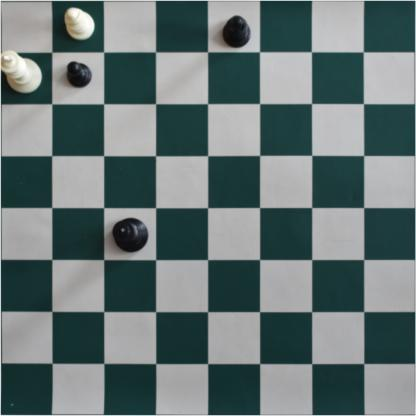
#> input picture scanner/Chess Top Down.v1-chess1.coco/test/1B2b3-Kp6-8-8-2k5-8-8-8_png.rf.3f4fbdc40a6bf4a210f21c5c53421316.jpg, 416 x 416 px
$ python -i grouping.py   (imports and definitions only)
#> lines starting #> are read from the running program, lines starting #| are printed output that depends on the picture
#> further down, picture is the input picture: PIL image 416x416 RGB; mean R, G, B 102.6, 116.8, 117
"""Conservative image identity and capture grouping, independent of model predictions."""

import hashlib
import re
from collections import Counter, defaultdict
from datetime import datetime, timezone

import numpy as np
from PIL import Image


class Groups:
    def __init__(self, size):
        self.parents = list(range(size))

    # [5 lines left out: function find, not called in this run]

    def join(self, first, second):
        first, second = self.find(first), self.find(second)
        self.parents[max(first, second)] = min(first, second)


# [15 lines left out: function capture_group, not called in this run]


def thumbnail_features(image):
    thumb = np.asarray(image.convert("L").resize((96, 96), Image.Resampling.LANCZOS))
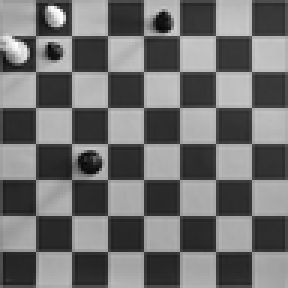
#> thumb: shape (96, 96) (shown 3 times larger); min 0, max 255, mean 112.3
    coordinate = np.arange(32)
    basis = np.cos(np.pi * (2 * coordinate[None, :] + 1) * coordinate[:, None] / 64)
    hashes = []
    small = np.asarray(image.convert("L").resize((32, 32)), dtype=float)
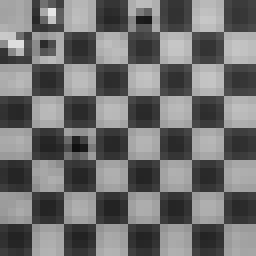
#> small: shape (32, 32) float64 (shown 8 times larger); min 16, max 230, mean 112.3
    for mirrored in (False, True):
        base = np.fliplr(small) if mirrored else small
        for angle in range(4):
            frequency = (basis @ np.rot90(base, angle) @ basis.T)[:8, :8].ravel()
            bits = frequency > np.median(frequency[1:])
            bits[0] = False
            hashes.append(int.from_bytes(np.packbits(bits).tobytes(), "big"))
#> this loop made 2 passes
#> pass 2, in thumbnail_features, `base = np.fliplr(small) if mirrored else small`:
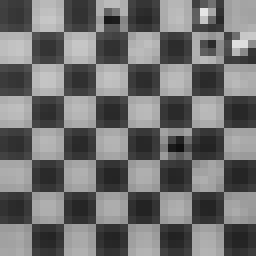
#> base: shape (32, 32) float64 (shown 8 times larger); min 16, max 230, mean 112.3
#> after the loop, hashes = [4393234451770179669, 7388992118127780010, 7013708631276066007, 3975180441499006242, 7758214692498101544, 7238965554763358325, 4470640161901429162, 3590952693752869341]
    return thumb, hashes


# [172 lines left out: functions near_pairs, assign_splits, preserve_capture_splits, not called in this run]

>>> from PIL import Image
>>> picture = Image.open('../Chess Top Down.v1-chess1.coco/test/1B2b3-Kp6-8-8-2k5-8-8-8_png.rf.3f4fbdc40a6bf4a210f21c5c53421316.jpg')
>>> result = thumbnail_features(picture)

$ run again, on scanner/Chess Top Down.v1-chess1.coco/test/2q5-6k1-1R1R4-6P1-8-8-1PP5-1K6_png.rf.62ef63e9b76ac3529ee527fb8196ab22.jpg
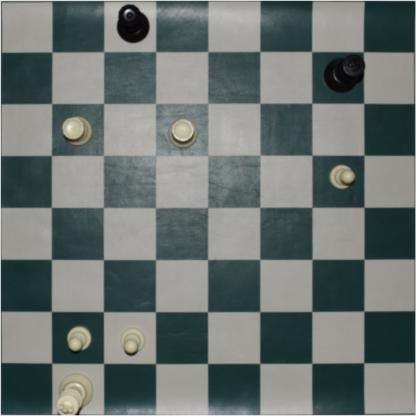
#> input picture scanner/Chess Top Down.v1-chess1.coco/test/2q5-6k1-1R1R4-6P1-8-8-1PP5-1K6_png.rf.62ef63e9b76ac3529ee527fb8196ab22.jpg, 416 x 416 px
#> picture is the input picture: PIL image 416x416 RGB; mean R, G, B 106.3, 114.9, 111.9
#> in thumbnail_features, `thumb = np.asarray(image.convert("L").resize((96, 96), Image.Resamplin..`:
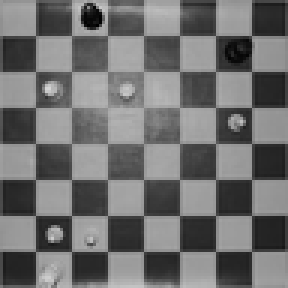
#> thumb: shape (96, 96) (shown 3 times larger); min 0, max 213, mean 111.7
#> the loop in thumbnail_features, `for mirrored in (False, True):` made 2 passes
#> pass 2, in thumbnail_features, `base = np.fliplr(small) if mirrored else small`:
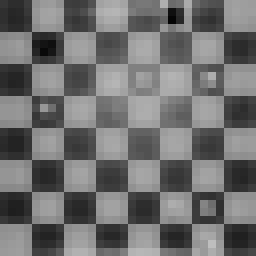
#> base: shape (32, 32) float64 (shown 8 times larger); min 5, max 189, mean 111.7
#> after the loop in thumbnail_features, `for mirrored in (False, True):`: hashes = [4673953825555844181, 5708943110489245866, 1546821088923058519, 1986770415727041800, 2128071121330297256, 5675996220852469845, 5486014103219264682, 1904284685942736375]
